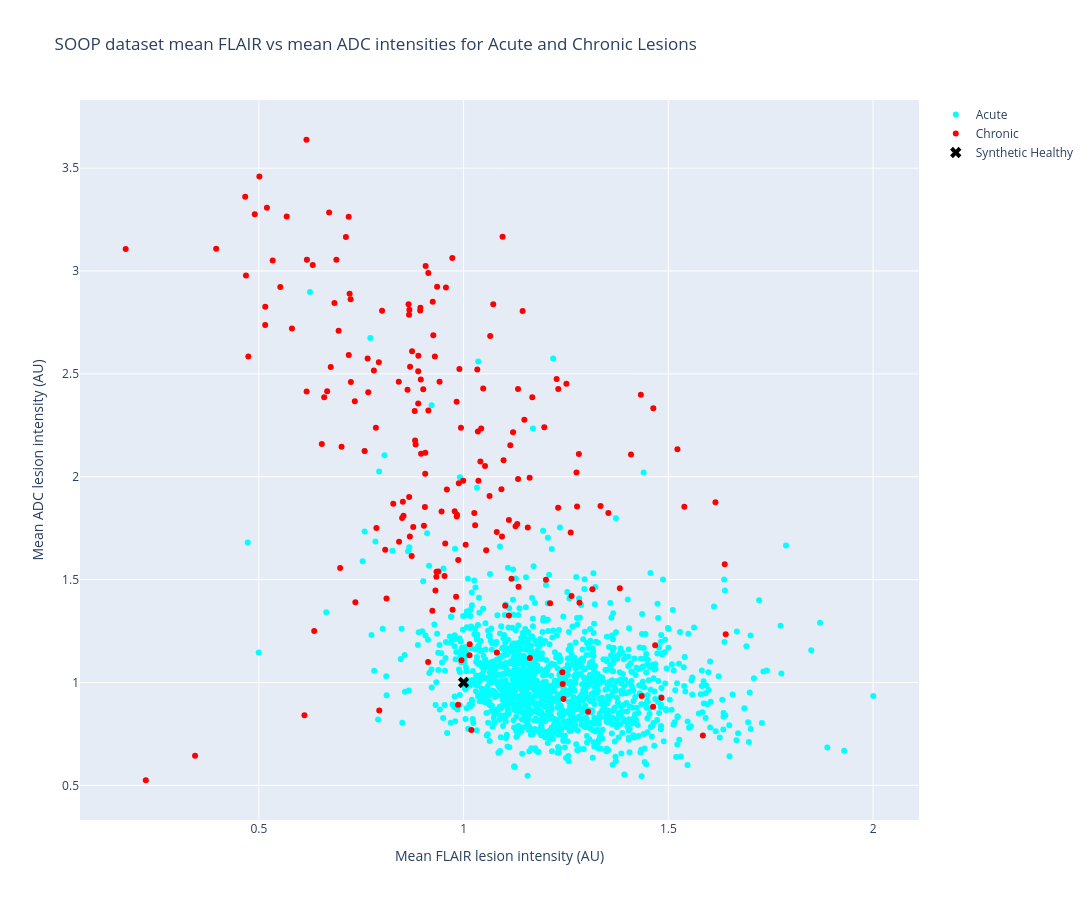

The notebook cell this image was saved under:
### Code cell
fig = go.Figure()

# Scatter plot for acute lesions
fig.add_trace(go.Scatter(
    x=lesion_stats['mean_flair_acute'],
    y=lesion_stats['mean_adc_acute'],
    mode='markers',
    name='Acute',
    marker=dict(color='cyan'),
    text=lesion_stats['patient_id'],
    hovertemplate='Patient: %{text}<br>FLAIR: %{x:.3f}<br>ADC: %{y:.3f}<extra></extra>'
))

# Scatter plot for chronic lesions (excluding NaN values)
chronic_mask = lesion_stats['mean_adc_chronic'].notna()
fig.add_trace(go.Scatter(
    x=lesion_stats.loc[chronic_mask, 'mean_flair_chronic'],
    y=lesion_stats.loc[chronic_mask, 'mean_adc_chronic'],
    mode='markers',
    name='Chronic',
    marker=dict(color='red'),
    text=lesion_stats.loc[chronic_mask, 'patient_id'],
    hovertemplate='Patient: %{text}<br>FLAIR: %{x:.3f}<br>ADC: %{y:.3f}<extra></extra>'
))

# Synthetic Healthy point
fig.add_trace(go.Scatter(
    x=[1.0],
    y=[1.0],
    mode='markers',
    name='Synthetic Healthy',
    marker=dict(color='black', symbol='x', size=10),
    hovertemplate='Synthetic Healthy<br>FLAIR: 1.0<br>ADC: 1.0<extra></extra>'
))

fig.update_layout(
    title='SOOP dataset mean FLAIR vs mean ADC intensities for Acute and Chronic Lesions',
    xaxis_title='Mean FLAIR lesion intensity (AU)',
    yaxis_title='Mean ADC lesion intensity (AU)',
    width=1200,
    height=900
)

fig.show()

### Figure 1 — Plotly figure (JSON) as saved in the notebook; plotly's stock layout.template omitted (floating-point values rounded to 4 significant figures; data arrays with more than 128 entries replaced by an {"elided": "..."} marker saying what was removed)
{"data": [{"hovertemplate": "Patient: %{text}<br>FLAIR: %{x:.3f}<br>ADC: %{y:.3f}<extra></extra>", "marker": {"color": "cyan"}, "mode": "markers", "name": "Acute", "text": {"elided": "1394 str values"}, "type": "scatter", "x": {"elided": "1394 float values"}, "y": {"elided": "1394 float values"}}, {"hovertemplate": "Patient: %{text}<br>FLAIR: %{x:.3f}<br>ADC: %{y:.3f}<extra></extra>", "marker": {"color": "red"}, "mode": "markers", "name": "Chronic", "text": {"elided": "189 str values"}, "type": "scatter", "x": {"elided": "189 float values"}, "y": {"elided": "189 float values"}}, {"hovertemplate": "Synthetic Healthy<br>FLAIR: 1.0<br>ADC: 1.0<extra></extra>", "marker": {"color": "black", "size": 10, "symbol": "x"}, "mode": "markers", "name": "Synthetic Healthy", "type": "scatter", "x": [1], "y": [1]}], "layout": {"height": 900, "title": {"text": "SOOP dataset mean FLAIR vs mean ADC intensities for Acute and Chronic Lesions"}, "width": 1200, "xaxis": {"title": {"text": "Mean FLAIR lesion intensity (AU)"}}, "yaxis": {"title": {"text": "Mean ADC lesion intensity (AU)"}}}}
